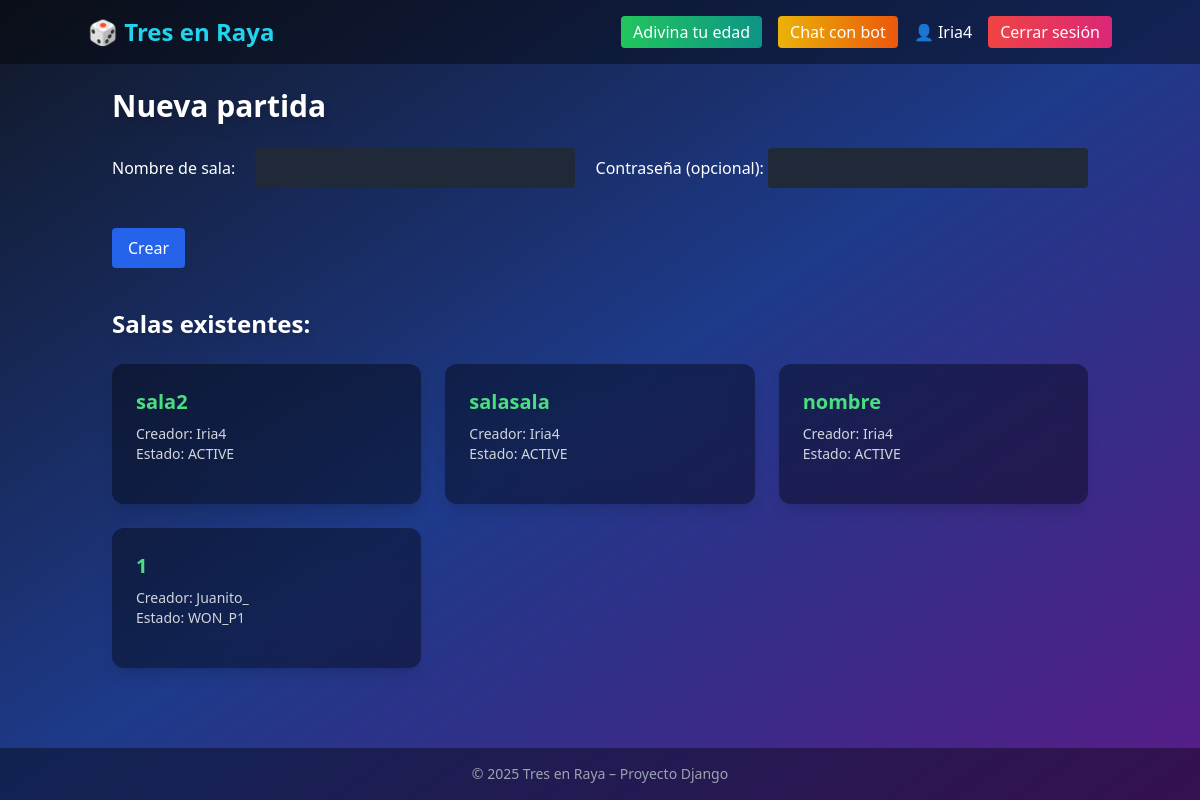
Before: /games/create/ (signed in) with the older database file.
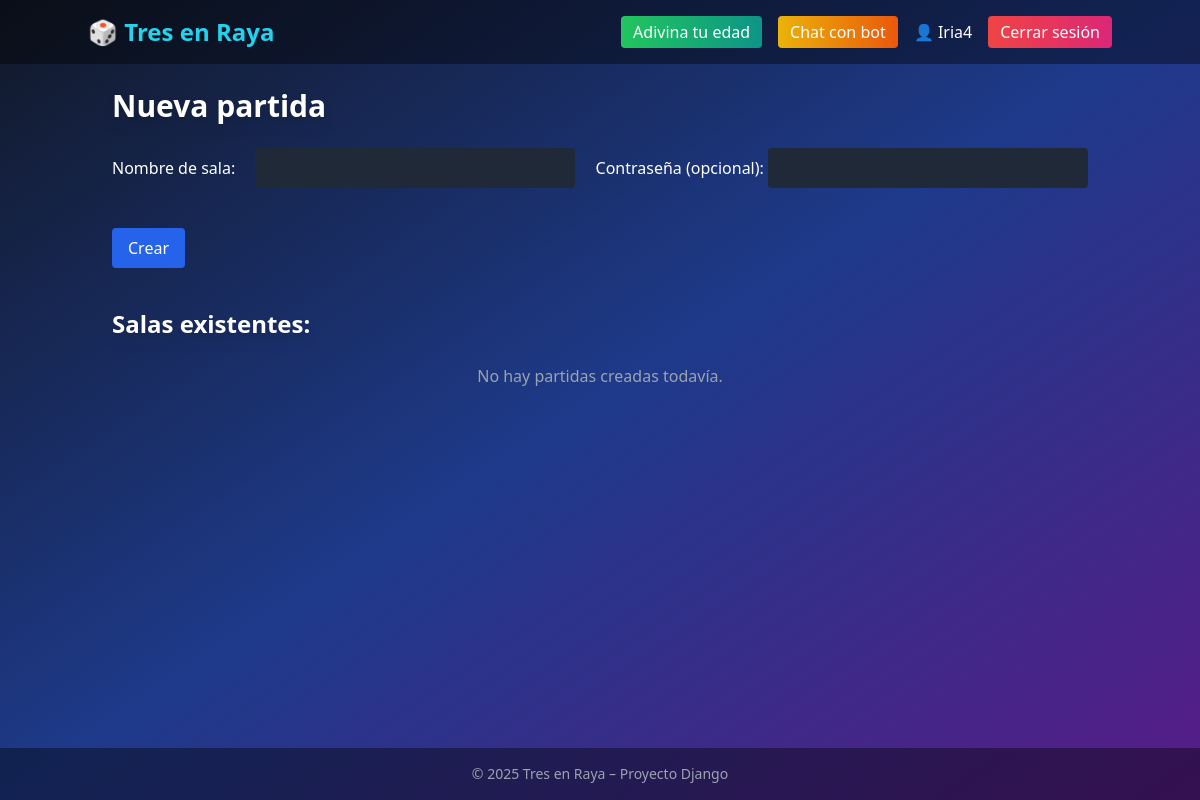
After: the same page with the newer database file.
### games/models.py (models this page shows, shortened)
class Game(models.Model):
    STATE_CHOICES = [
        ('ACTIVE', 'Active'),
        ('WON_P1', 'Won by Player 1'),
        ('WON_P2', 'Won by Player 2'),
        ('TIE', 'Tie'),
    ]
    room_name = models.CharField(max_length=100, unique=True)
    owner = models.ForeignKey(User, on_delete=models.CASCADE, related_name='owned_games')
    player2 = models.ForeignKey(User, on_delete=models.CASCADE, related_name='joined_games', null=True, blank=True)
    board = models.CharField(max_length=9, default='_' * 9)
    password = models.CharField(max_length=50, null=True, blank=True)
    active_player = models.IntegerField(default=1)  # 1 = Jugador 1 (X), 2 = Jugador 2 (O)
    state = models.CharField(max_length=10, choices=STATE_CHOICES, default='ACTIVE')

### games/views.py (the view, shortened to what this page needs)
# urls.py: path('create/', views.create_game, name='create_game'),
@login_required
def create_game(request):
    games = Game.objects.all()
    return render(request, 'games/create_game.html', {'games': games})

### games/templates/games/create_game.html (shortened to what this page needs)
<!DOCTYPE html>
{% extends 'base.html' %}
{% block content %}
    <h1 class="text-3xl font-extrabold text-white drop-shadow-lg mb-6">Nueva partida</h1>
    <form method="post">
    <label class="mr-4">Nombre de sala:</label>
    <input type="text" name="room_name" required class="w-80 px-4 py-2 rounded bg-gray-800 text-white focus:outline-none focus:ring-2 focus:ring-cyan-500 mr-4"/>
    <label>Contraseña (opcional):</label>
    <input type="text" name="password" required class="w-80 px-4 py-2 rounded bg-gray-800 text-white"/>
    <button type="submit" class="bg-blue-600 text-white px-4 py-2 rounded mt-10">Crear</button>
    </form>
    <h2 class="text-2xl font-extrabold text-white drop-shadow-lg mb-6 mt-10">Salas existentes: </h2>
    {% if games %}
        <div class="grid grid-cols-1 md:grid-cols-2 lg:grid-cols-3 gap-6">
        {% for game in games %}
            <div class="bg-black/40 backdrop-blur-md p-6 rounded-xl shadow-lg">
            <h3 class="text-xl font-semibold text-green-400 mb-2">{{ game.room_name }}</h3>
            <p class="text-gray-300 text-sm">Creador: {{ game.owner.username }}</p>
            <p class="text-gray-300 text-sm mb-4">Estado: {{ game.state }}</p>
            </div>
        {% endfor %}
        </div>
    {% else %}
        <p class="text-center text-gray-400">No hay partidas creadas todavía.</p>
    {% endif %}
{% endblock %}

Changed rows visible on the page:
removed Game: room_name "sala2", owner.username "Iria4", state "ACTIVE"
removed Game: room_name "salasala", owner.username "Iria4", state "ACTIVE"
removed Game: room_name "nombre", owner.username "Iria4", state "ACTIVE"
removed Game: room_name "1", owner.username "Juanito_", state "WON_P1"
Other visible differences:
text now shown: "No hay partidas creadas todavía."
